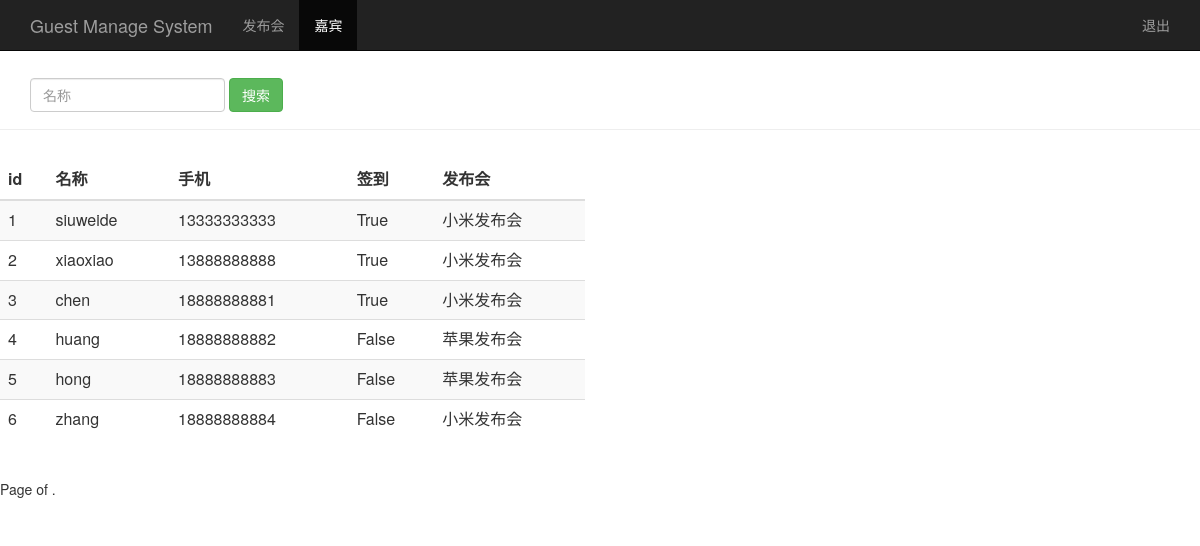
Before: /project/search_guest_name/ (signed in) with the older database file.
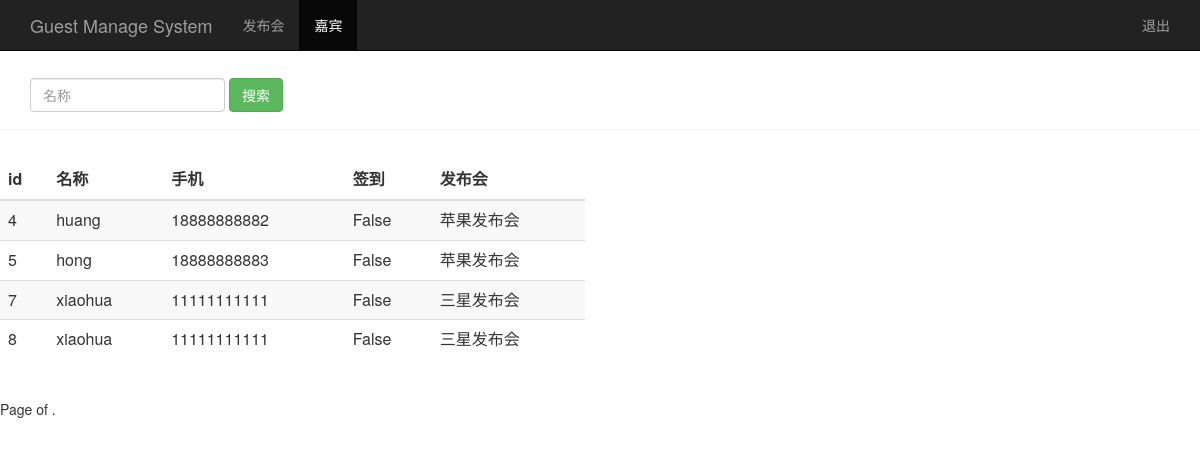
After: the same page with the newer database file.
### sign/models.py (models this page shows, shortened)
class Guest(models.Model):
    event = models.ForeignKey(Event,on_delete=models.CASCADE)                        # 关联发布会id
    realname = models.CharField(max_length=64)              # 姓名
    phone = models.CharField(max_length=16)                 # 手机号
    email = models.EmailField()                             # 邮箱
    sign = models.BooleanField()                            # 签到状态
    create_time = models.DateTimeField(auto_now_add=True)   # 创建时间
    class Meat:
        unique_together = ("event", "phone")

class Event(models.Model):
    name = models.CharField(max_length=100)                 # 发布会标题
    limit = models.IntegerField()                           # 参加人数
    status = models.BooleanField()                          # 状态
    address = models.CharField(max_length=200)              # 地址
    start_time = models.DateTimeField('events time')      # 发布会时间
    create_time = models.DateTimeField(auto_now=True)       # 创建时间.
    def __str__(self):
        return self.name

### sign/views.py (the view)
# urls.py: path('search_guest_name/', views.search_guest_name),
@login_required
def search_guest_name(request):
    search_name = request.GET.get('name', '')
    guest_list = Guest.objects.filter(realname__contains=search_name)
    return render(request, 'guest_manage.html', {
        'guests':guest_list
    })

### sign/templates/guest_manage.html (shortened to what this page needs)
<html>
<head lang="en">
    {% load bootstrap3 %}
    {% bootstrap_css %}
</head>
<body role="document">
<nav class="navbar navbar-inverse navbar-fixed-top">
    <div class="container">
        <div class="navbar-header">
            <a class="navbar-brand" href="/event_manage/">Guest Manage System</a>
        </div>
        <div id="navbar" class="collapse navbar-collapse">
            <ul class="nav navbar-nav">
                <li><a href="/project/event_manage/">发布会</a></li>
                <li class="active"><a href="/guest_manage/">嘉宾</a></li>
            </ul>
            <ul class="nav navbar-nav navbar-right">
                <li><a href="#"></a></li>
                <li><a href="/logout/">退出</a></li>
            </ul>
        </div>
    </div>
</nav>
    <div class="page-header" style="padding-top:30px ">
        <div id="navbar" class="navbar-collapse collapse">
            <form class="navbar-form" method="get" action="/project/search_guest_name/">
                <div class="form-group">
                    <input name="name" type="text" placeholder="名称" class="form-control">
                </div>
                <button type="submit" class="btn btn-success">搜索</button>
            </form>
        </div>
    </div>
    <div class="row" style="padding-top:10px ">
        <div class="col-md-6">
            <table class="table table-striped">
                <thead>
                <tr>
                    <th>id</th>
                    <th>名称</th>
                    <th>手机</th>
                    <th>签到</th>
                    <th>发布会</th>
                </tr>
                </thead>
                <tbody>
                {% for guest in guests %}
                <tr>
                    <td>{{ guest.id }}</td>
                    <td>{{ guest.realname }}</td>
                    <td>{{ guest.phone }}</td>
                    <td>{{ guest.sign }}</td>
                    <td>{{ guest.event }}</td>
                </tr>
                {% endfor %}
                </tbody>
            </table>
    <div class="pagination">
      <span class="step-links">
          <span class="current">
            Page {{ guests.number }} of {{ guests.paginator.num_pages }}.
          </span>
      </span>
    </div>
        </div>
    </div>
</body>
</html>

Changed rows visible on the page:
removed Guest: id "1", realname "siuweide", phone "13333333333", sign "True", event "小米发布会"
removed Guest: id "2", realname "xiaoxiao", phone "13888888888", sign "True", event "小米发布会"
removed Guest: id "3", realname "chen", phone "18888888881", sign "True", event "小米发布会"
removed Guest: id "6", realname "zhang", phone "18888888884", sign "False", event "小米发布会"
added Guest: id "7", realname "xiaohua", phone "11111111111", sign "False", event "三星发布会"
added Guest: id "8", realname "xiaohua", phone "11111111111", sign "False", event "三星发布会"
